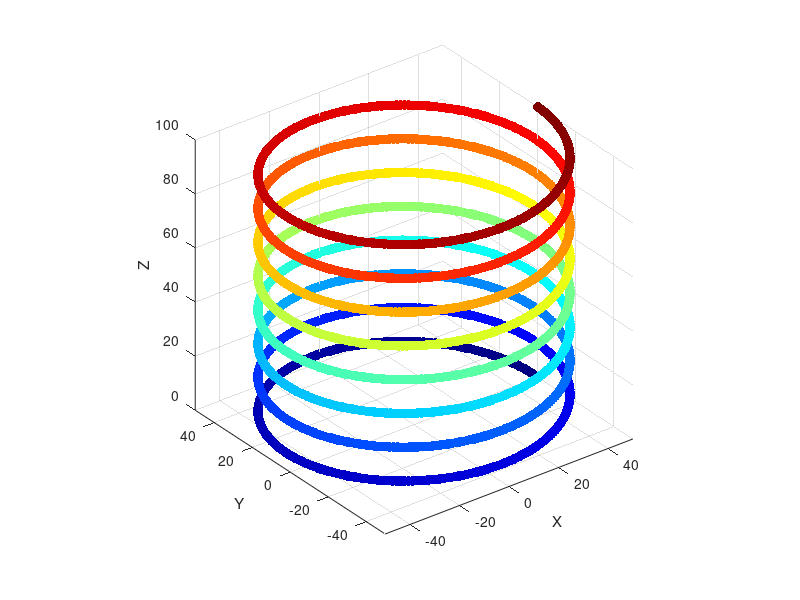

The MATLAB source for this figure: (Note: this script raises an error after producing the figure.)
%Hassan Jaber 330214
% Create a figure with 3D axes
figure;
ax = axes('XLim', [-5 5], 'YLim', [-5 5], 'ZLim', [-5 5]);
view(3);
grid on;

% Parameters for the spring
numCoils = 8;
coilRadius = 50;

% Increase the number of spheres for a denser arrangement
numSpheres = 2000;
t = linspace(0, 2 * pi * numCoils, numSpheres);

% Create colors for the spheres
colors = jet(numSpheres);

% Create and display the spheres
z = linspace(0, 100, numSpheres); % Initial coil height
x = coilRadius * cos(t);
y = coilRadius * sin(t);
spheres = scatter3(x, y, z, 50, colors, 'filled');

% Set the properties for the axis 
axis(ax, 'equal'); % Maintain equal aspect ratio
xlabel('X');
ylabel('Y');
zlabel('Z');

% Define the number of animation frames
nFrames = 150;
frequency = 0.5; % Adjust the frequency of oscillation

% Infinite loop
while true
    for frame = 1:nFrames
        angle = (frame / nFrames) * 2 * pi * numCoils;
        
        % modulate coilHeight
        coilHeight = 50 + 100 * sin(2 * pi * frequency * frame / nFrames);
        
        % Update z values
        z = linspace(0, coilHeight, numSpheres);
        
        % Apply rotation effect
        tform = makehgtform('zrotate', angle);
        rotatedCoords = tform(1:3, 1:3) * [x; y; z];
        
        spheres.XData = rotatedCoords(1, :);
        spheres.YData = rotatedCoords(2, :);
        spheres.ZData = rotatedCoords(3, :);
        
        drawnow;
        pause(0.05);
    end
end
